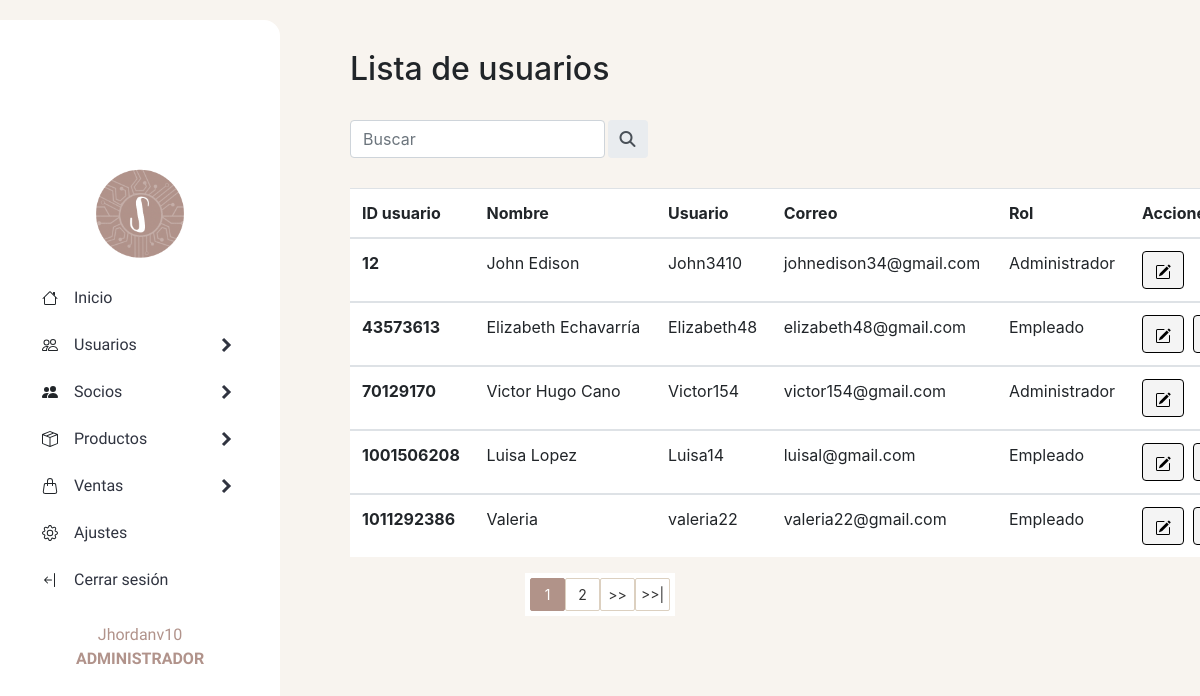
Page /sistema/usuarios/listausuarios.php (signed in) on the earlier database version.
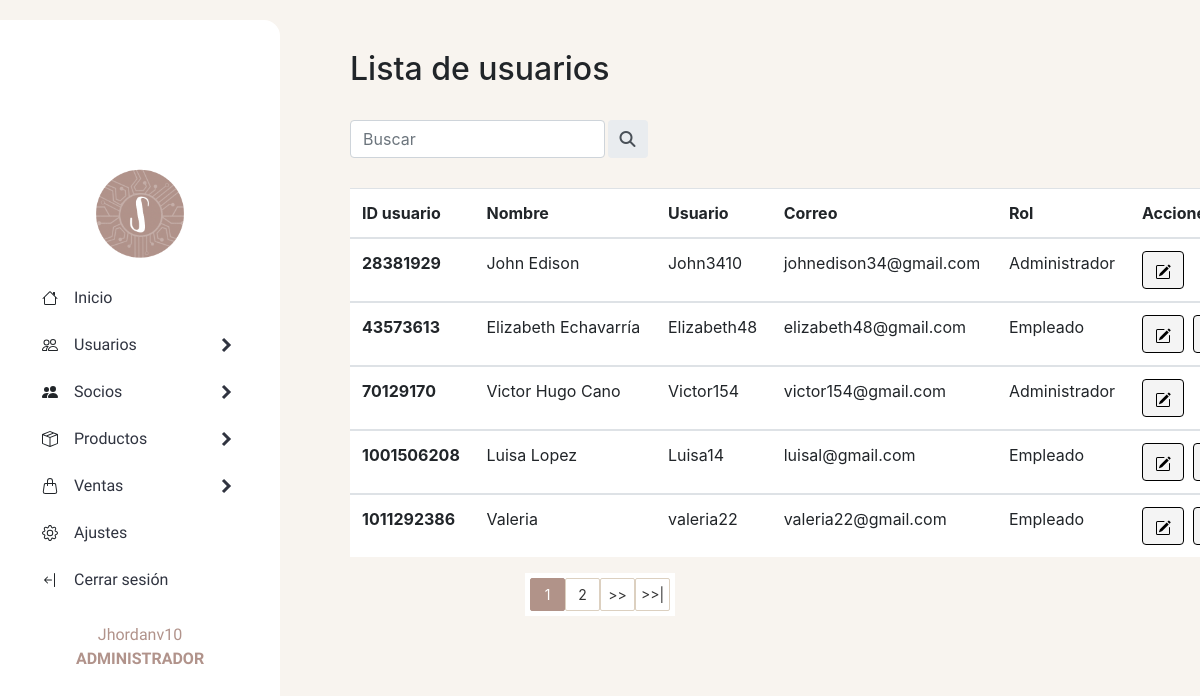
Same page on the later database version.
### tables this page shows
CREATE TABLE `usuarios` (
  `id_usuario` int(15) NOT NULL,
  `usuario` varchar(20) NOT NULL,
  `nombre_usuario` varchar(20) NOT NULL,
  `id_rol` int(2) NOT NULL,
  `correo` varchar(30) NOT NULL,
  `contrasena` varchar(155) NOT NULL,
  `estado` char(10) NOT NULL DEFAULT '1'
);

CREATE TABLE `rol` (
  `id_rol` int(2) NOT NULL,
  `nombre_rol` varchar(20) NOT NULL
);

### sistema/usuarios/listausuarios.php (the view, shortened to what this page needs)
<!DOCTYPE html>
<html lang="en">
<head>
</head>
<body>
    <header>
        <?php include '../generales/headerapp.php' ?>
    </header>
    <section>
        <div>
            <h2 class="tittle-list">Lista de usuarios</h2> <br>
        </div>
        <div class="buscador">
            <form id="busqueda-users" class="input-group rounded" action="buscadorusuarios.php" method="get">
                <input type="text" class="form-control rounded" aria-label="Search" aria-describedby="search-addon" name="busqueda" id="busqueda" placeholder="Buscar" />
                <button class="input-group-text border-0" id="search-addon">
                    <i type="submit" class="fas fa-search"></i>
                </button>
            </form>
        </div>
        <table class="table">
            <thead>
                <tr>
                    <th>ID usuario</th>
                    <th>Nombre</th>
                    <th>Usuario</th>
                    <th>Correo</th>
                    <th>Rol</th>
                    <?php
                    if ($tipo_rol == 'Administrador') {
                    ?>
                        <th>Acciones</th>
                    <?php } ?>
                </tr>
            </thead>
            <?php
            $sql_registe = mysqli_query($conn, "SELECT COUNT(*) as total_registros
                FROM usuarios WHERE estado = 1");
            $result_register = mysqli_fetch_array($sql_registe);
            $total_registro = $result_register['total_registros'];
            $por_pagina = 5;
            if (empty($_GET['pagina'])) {
                $pagina = 1;
            } else {
                $pagina = $_GET['pagina'];
            }
            $desde = ($pagina - 1) * $por_pagina;
            $total_paginas = ceil($total_registro / $por_pagina);
            $query = mysqli_query($conn, "SELECT u.id_usuario, u.nombre_usuario, u.usuario, u.correo, u.estado,
            r. nombre_rol FROM usuarios u INNER JOIN rol r ON u.id_rol = r.id_rol WHERE estado = 1 ORDER BY u.id_usuario ASC LIMIT $desde, $por_pagina");
            $result = mysqli_num_rows($query);
            if ($result > 0) {
                while ($data = mysqli_fetch_array($query)) {
            ?>
                    <tbody>
                        <tr>
                            <th scope="row"><?php echo $data["id_usuario"] ?> </th>
                            <td> <?php echo $data["nombre_usuario"] ?> </td>
                            <td> <?php echo $data["usuario"] ?> </td>
                            <td><?php echo $data["correo"] ?> </td>
                            <td> <?php echo $data["nombre_rol"] ?></td>
                            <?php
                            if ($tipo_rol == 'Administrador') {
                            ?>
                                <td>
                                    <?php
                                    if ($data["nombre_rol"] != 'Administrador') {
                                    ?>
                                        <a href="editarusuario.php?id=<?php echo $data["id_usuario"] ?>">
                                            <button type="button" id="button-editar" class="btn btn-warning">
                                            </button>
                                        </a>
                                        <a href="eliminarusuario.php?id=<?php echo $data["id_usuario"] ?>">
                                            <button type="button" id="button-eliminar" class="btn btn-danger">
                                            </button>
                                        </a>
                                    <?php } else {  ?>
                                        <a href="editarusuario.php?id=<?php echo $data["id_usuario"] ?>">
                                            <button type="button" id="button-editar" class="btn btn-warning">
                                            </button>
                                        </a>
                                <?php }
                                } ?>
                        </tr>
                <?php
                }
            }
                ?>
                    </tbody>
        </table>
        <div class="paginador">
            <ul>
                <?php
                for ($i = 1; $i <= $total_paginas; $i++) {
                    if ($i == $pagina) {
                        echo '<li class="pageSelected">' . $i . '</li>';
                    } else {
                        echo '<li><a href="?pagina=' . $i . '">' . $i . '</a></li>';
                    }
                }
                if ($pagina != $total_paginas) {
                ?>
                    <li><a href="?pagina= <?php echo $pagina + 1; ?>"> >> </a></li>
                    <li><a href="?pagina= <?php echo $total_paginas; ?> "> >>| </a></li>
                <?php } ?>
            </ul>
        </div>
    </section>
</body>
</html>

### sistema/generales/headerapp.php (shortened to what this page needs)
<?php
$tipo_rol = '';
if ($_SESSION['id_rol'] == 1) {
    $tipo_rol = 'Administrador';
} else {
    $tipo_rol = 'Empleado';
}
?>
<nav class="nav">
    <ul class="list">
        <li class="logo">
            <img src="../../img/StockS.png" alt="">
        </li>
        <li class="list__item">
            <div class="list__button">
                <a href="../index.php" class="nav__link">Inicio</a>
            </div>
        </li>
        <li class="list__item list__item--click">
            <div class="list__button list__button--click">
                <a href="#" class="nav__link">Usuarios</a>
                <img src="../../img/ARROW.svg" class="list__arrow">
            </div>
        </li>
        <li class="list__item list__item--click">
            <div class="list__button list__button--click">
                <a href="#" class="nav__link">Socios</a>
                <img src="../../img/ARROW.svg" class="list__arrow">
            </div>
        </li>
        <li class="list__item list__item--click">
            <div class="list__button list__button--click">
                <a href="#" class="nav__link">Productos</a>
                <img src="../../img/ARROW.svg" class="list__arrow">
            </div>
        </li>
        <li class="list__item list__item--click">
            <div class="list__button list__button--click">
                <a href="#" class="nav__link">Ventas</a>
                <img src="../../img/ARROW.svg" class="list__arrow">
            </div>
        </li>
        <li class="list__item">
            <div class="list__button">
                <a href="../config/ajustes.php" class="nav__link">Ajustes</a>
            </div>
        </li>
        <li class="list__item">
            <div class="list__button">
                <a href="../config/salir.php" class="nav__link">Cerrar sesión</a>
            </div>
        </li>
        <li class="list__item">
            <div class="list__button-rol">
                <p class="user"> <?php echo $_SESSION['usuario']; ?> </p>
                <p class="rol"> <b> <?php echo $tipo_rol ?> </b> </p>
            </div>
        </li>
    </ul>
</nav>
<?php include '../generales/scriptsapp.php' ?>

### sistema/generales/scriptsapp.php (shortened to what this page needs)
<link href="../generales/style_general.css" rel="stylesheet">
<link href="../generales/header.css" rel="stylesheet">
<link rel="stylesheet" href="https://stackpath.bootstrapcdn.com/bootstrap/4.4.1/css/bootstrap.min.css">

### sistema/generales/style_general.css (style rules this page uses)
section { background-color: #f8f4ef; height: 100vh; overflow-y: scroll; }
.tittle-list { padding: 50px 50px 0px 350px; }
.buscador { margin-left: 350px; }
#busqueda-users { width: 35%; margin-bottom: 10px; color: #333; }
#busqueda-users button { margin-left: 3px; }
table { margin-top: 30px; margin-left: 350px; max-width: 900px; background-color: #fff; }
#button-editar { background-color: #F4F4F4; border: 1px solid #000; color: #000; margin-right: 5px; }
#button-eliminar { background-color: #F4F4F4; border: 1px solid #000; color: #000; }
.paginador { margin: 0px; display: flex; justify-content: center; }
.paginador ul { padding: 5px; list-style: none; background: #fff; display: -webkit-flex; display: -moz-flex; display: -ms-flex; display: -o-flex; display: flex; }
.paginador a, .pageSelected { color: #333; border: 1px solid #DCD0C0; border-radius: 2px; padding: 5px; display: inline-block; font-size: 14px; text-align: center; width: 35px; }
.pageSelected { color: #fff; background: #B19389; border: 1px solid #B19389; border-radius: 2px; }
.paginador ul li a { text-decoration: none; }

### sistema/generales/header.css (style rules this page uses)
.nav { width: 280px; font-family: 'Titillium Web', sans-serif; position: fixed; }
.nav__link { color: #303440; display: block; padding: 11.5px 0; text-decoration: none; }
.list { height: 100vh; display: flex; justify-content: center; flex-direction: column; border-radius: 0 16px 16px 0; background: #fff; margin-top: 20px; padding-top: 10px; padding-left: 0px; width: 100%; }
.list__item { list-style: none; width: 100%; text-align: center; overflow: hidden; }
.list__item--click { cursor: pointer; }
.list__item .list__button-rol { text-align: center; margin-top: 20px; color: #b1938b; }
.list__item .list__button-rol .user { text-transform: none; margin: 0px; }
.list__item .list__button-rol .rol { text-transform: uppercase; margin: 0px; }
.list__button { display: flex; align-items: center; gap: 1em; width: 70%; margin: 0 auto; }
.list__arrow { margin-left: auto; transition: transform .3s; }
.logo { display: flex; justify-content: center; margin-top: -45px; margin-bottom: -20px; }
.logo img { width: 160px; }

Differences in the rows shown:
removed usuarios: id_usuario "12", nombre_usuario "John Edison", usuario "John3410", correo "johnedison34@gmail.com", id_rol.nombre_rol "Administrador"
added usuarios: id_usuario "28381929", nombre_usuario "John Edison", usuario "John3410", correo "johnedison34@gmail.com", id_rol.nombre_rol "Administrador"
